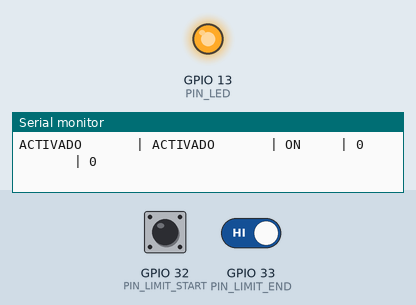
Simulated run of this sketch. Board: ESP32. Parts: output pins drawn as LEDs (lit = HIGH), the last lines printed to the serial monitor. Inputs (shaded band) come from the test bench; at power-on: GPIO 32 (PIN_LIMIT_START) HIGH, GPIO 33 (PIN_LIMIT_END) HIGH.

Above: at 2.7 s.
2.8 s: GPIO 32 (PIN_LIMIT_START) pulled LOW for 0.15 s
4.4 s: GPIO 33 (PIN_LIMIT_END) driven LOW
6.6 s: GPIO 32 (PIN_LIMIT_START) pulled LOW for 1 s
At 6.9 s:
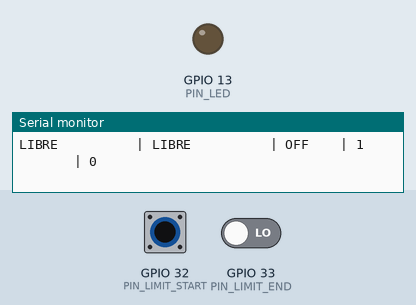
9.1 s: GPIO 32 (PIN_LIMIT_START) pulled LOW for 3.2 s
At 13.5 s:
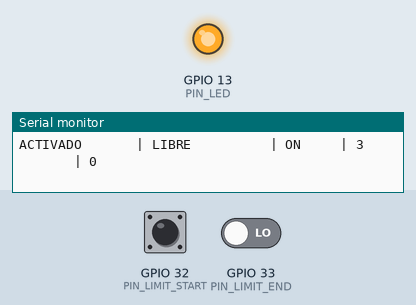
13.8 s: GPIO 33 (PIN_LIMIT_END) driven HIGH
Timing chart, 0 to 16.3 s (numbered marks = the images above; inputs shaded):
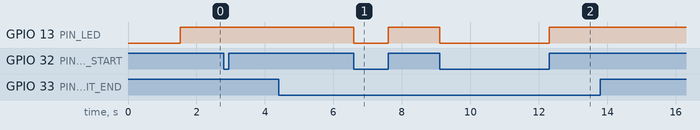

Measured:
- after the input at 6.6 s, GPIO 13 (PIN_LED): HIGH → LOW at once, → HIGH 1.0 s later
- after the input at 9.1 s, GPIO 13 (PIN_LED): HIGH → LOW at once, → HIGH 3.2 s later

The sketch:

test_limit_switches.ino
```cpp
/*
 * ============================================================
 *  TEST: Limit Switches XV-152-1C25
 *  Proyecto Péndulo Invertido — Fase 1
 * ============================================================
 *
 *  Objetivo:
 *    Verificar conexiones y funcionamiento de los 2 limit
 *    switches instalados en los extremos de la pista.
 *
 *  Hardware:
 *    - ESP32-WROOM-32 DevKitC
 *    - XV-152-1C25 x2 (configuración NC + Pull-Up interno)
 *
 *  Conexión:
 *    LS_INICIO: Pin C → GND, Pin NC → GPIO 32
 *    LS_FIN:    Pin C → GND, Pin NC → GPIO 33
 *    (Pin NO sin conectar en ambos)
 *
 *  Lógica (NC + INPUT_PULLUP):
 *    - Switch libre (carro lejos): NC cerrado → GND → LOW
 *    - Switch presionado (carro en límite): NC abre → Pull-up → HIGH
 *    - Cable roto/desconectado: circuito abierto → Pull-up → HIGH (fail-safe)
 *
 *  Salida Serial (115200 baud):
 *    Imprime estado cada 200 ms.
 *    Al detectar activación por ISR, imprime mensaje especial.
 *
 * ============================================================
 */

#include <Arduino.h>

// ============================================================
// Pines
// ============================================================
#define PIN_LIMIT_START  32   // Limit switch INICIO (posición 0)
#define PIN_LIMIT_END    33   // Limit switch FIN (posición ~95 cm)
#define PIN_LED          13   // LED indicador

// ============================================================
// Tiempos
// ============================================================
#define PRINT_INTERVAL_MS  200  // Intervalo de impresión serial

// ============================================================
// Variables ISR (volatile)
// ============================================================
volatile bool limitStartTriggered = false;
volatile bool limitEndTriggered   = false;

volatile unsigned long lastISR_start = 0;
volatile unsigned long lastISR_end   = 0;

// Debounce mínimo en ISR (microsegundos)
#define DEBOUNCE_US 50000  // 50 ms

// ============================================================
// ISR — Limit Switch INICIO
// ============================================================
void IRAM_ATTR isr_limit_start() {
    unsigned long now = micros();
    if ((now - lastISR_start) > DEBOUNCE_US) {
        limitStartTriggered = true;
        lastISR_start = now;
    }
}

// ============================================================
// ISR — Limit Switch FIN
// ============================================================
void IRAM_ATTR isr_limit_end() {
    unsigned long now = micros();
    if ((now - lastISR_end) > DEBOUNCE_US) {
        limitEndTriggered = true;
        lastISR_end = now;
    }
}

// ============================================================
// Contadores de activaciones
// ============================================================
unsigned long startCount = 0;
unsigned long endCount   = 0;

// ============================================================
// Setup
// ============================================================
void setup() {
    Serial.begin(115200);
    delay(1500);

    // Configurar pines
    pinMode(PIN_LIMIT_START, INPUT_PULLUP);
    pinMode(PIN_LIMIT_END,   INPUT_PULLUP);
    pinMode(PIN_LED, OUTPUT);
    digitalWrite(PIN_LED, LOW);

    // Registrar interrupciones (RISING = LOW→HIGH = switch activado)
    attachInterrupt(digitalPinToInterrupt(PIN_LIMIT_START), isr_limit_start, RISING);
    attachInterrupt(digitalPinToInterrupt(PIN_LIMIT_END),   isr_limit_end,   RISING);

    // Header
    Serial.println("=============================================================");
    Serial.println("  TEST: Limit Switches XV-152-1C25");
    Serial.println("  LS_INICIO → GPIO 32 | LS_FIN → GPIO 33");
    Serial.println("  Configuración: NC + INPUT_PULLUP");
    Serial.println("  LOW = libre | HIGH = activado / fail-safe");
    Serial.println("=============================================================");
    Serial.println();
    Serial.printf("%-14s | %-14s | %-6s | %-10s | %-10s\n",
                  "LS_INICIO", "LS_FIN", "LED", "ISR_Start", "ISR_End");
    Serial.println("--------------------------------------------------------------");
}

// ============================================================
// Loop
// ============================================================
void loop() {
    static unsigned long lastPrint = 0;

    // --- Procesar flags ISR ---
    if (limitStartTriggered) {
        limitStartTriggered = false;
        startCount++;
        Serial.printf(">>> ISR: Limit Switch INICIO ACTIVADO! (total: %lu)\n", startCount);
    }

    if (limitEndTriggered) {
        limitEndTriggered = false;
        endCount++;
        Serial.printf(">>> ISR: Limit Switch FIN ACTIVADO! (total: %lu)\n", endCount);
    }

    // --- Lectura directa de estado ---
    bool stateStart = digitalRead(PIN_LIMIT_START);  // HIGH = activado
    bool stateEnd   = digitalRead(PIN_LIMIT_END);    // HIGH = activado

    // LED encendido si cualquier switch está activado
    bool anyActive = stateStart || stateEnd;
    digitalWrite(PIN_LED, anyActive ? HIGH : LOW);

    // --- Imprimir estado periódicamente ---
    unsigned long now = millis();
    if ((now - lastPrint) >= PRINT_INTERVAL_MS) {
        lastPrint = now;

        Serial.printf("%-14s | %-14s | %-6s | %-10lu | %-10lu\n",
                      stateStart ? "ACTIVADO" : "LIBRE",
                      stateEnd   ? "ACTIVADO" : "LIBRE",
                      anyActive  ? "ON" : "OFF",
                      startCount,
                      endCount);
    }
}
```
